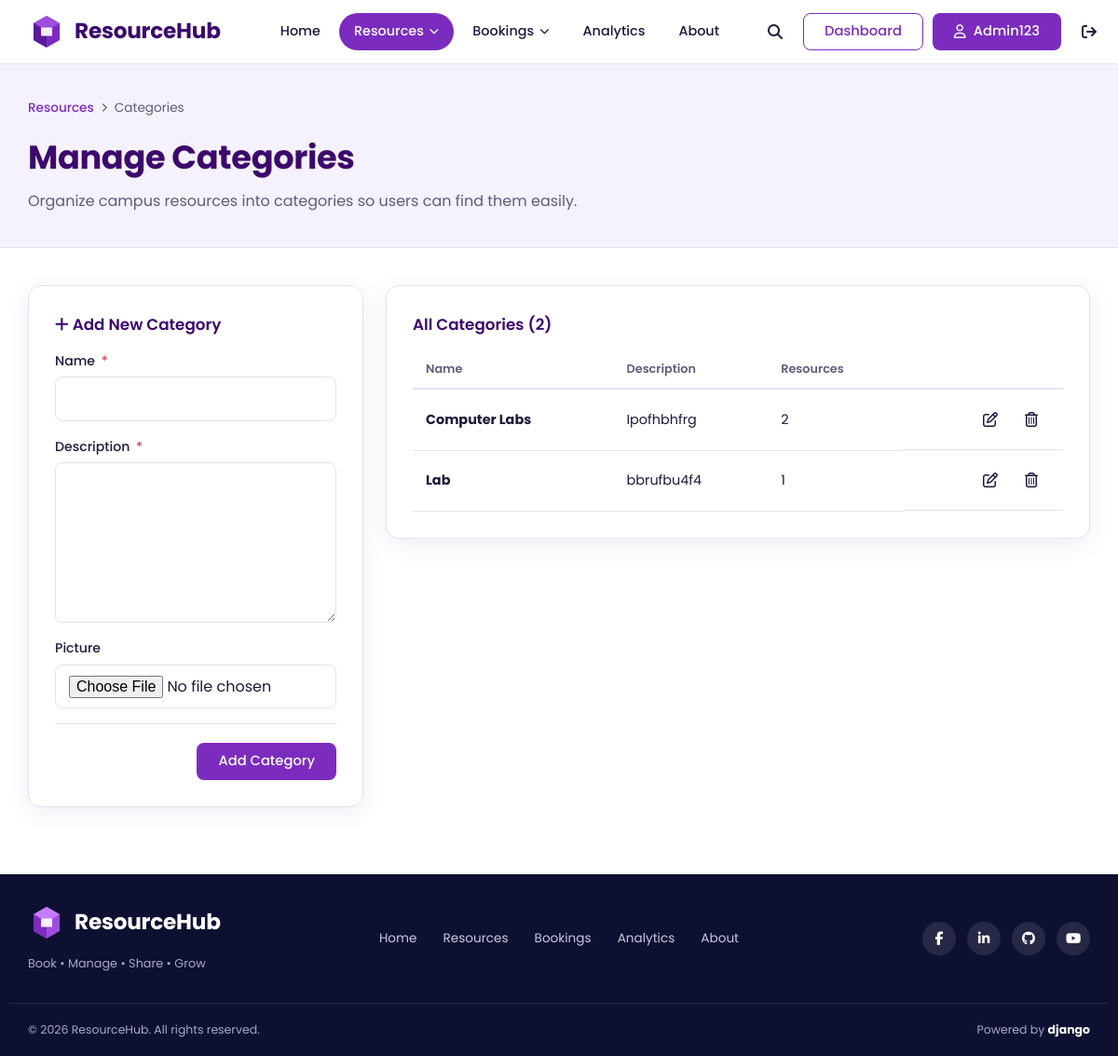
Page /resources/categories/ (signed in) on the earlier database version.
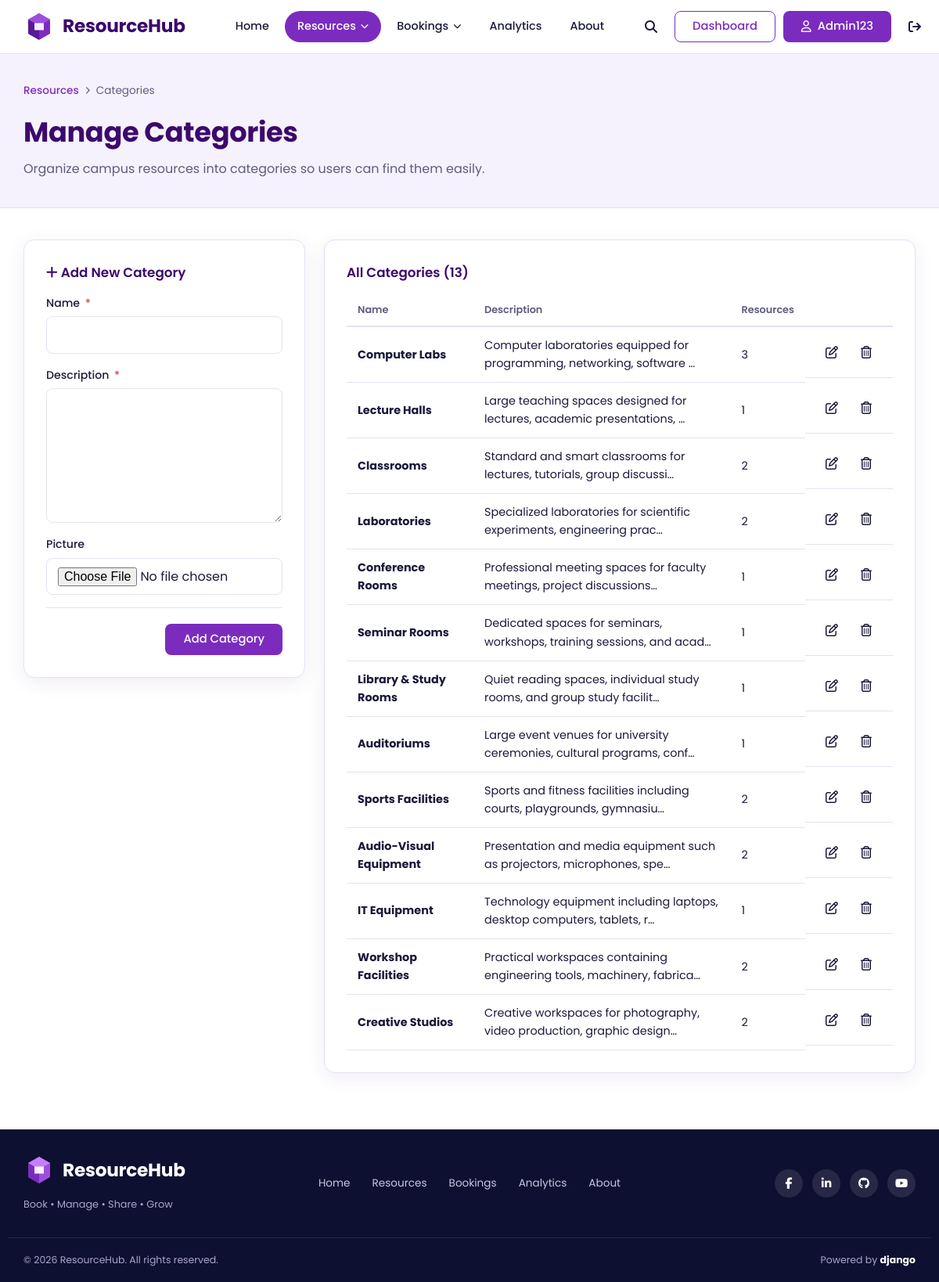
Same page on the later database version.
### resources/models.py (models this page shows, shortened)
class ResourceCategory(models.Model):
    name = models.CharField(max_length=100)
    description = models.TextField()
    picture = models.ImageField(
        upload_to='categories/',
        blank=True,
        null=True
    )

### resources/views.py (the view)
@login_required
@admin_only
def category_list(request):
    edit_id = request.GET.get("edit")
    category = None
    if edit_id:
        category = get_object_or_404(
            ResourceCategory,
            pk=edit_id
        )
    if request.method == "POST":
        print("FILES:", request.FILES)   # temporary debug, remove later
        print("POST:", request.POST)     # temporary debug, remove later
        form = ResourceCategoryForm(
            request.POST,
            request.FILES,
            instance=category
        )
        if form.is_valid():
            form.save()
            if category:
                messages.success(
                    request,
                    "Category updated successfully!"
                )
            else:
                messages.success(
                    request,
                    "Category created successfully!"
                )
            return redirect("resources:category_list")
        else:
            print("ERRORS:", form.errors)   # temporary debug, remove later
    else:
        form = ResourceCategoryForm(instance=category)
    categories = ResourceCategory.objects.all()
    return render(request, "resources/category_management.html", {
        "categories": categories,
        "form": form,
        "editing": category is not None,
    })

### resources/forms.py
class ResourceCategoryForm(forms.ModelForm):
    class Meta:
        model = ResourceCategory
        fields = "__all__"

### resources/views.py (called while the page is built)
def is_admin(user):
    return user.is_authenticated and (
        user.is_superuser or getattr(user, "role", "") == "admin"
    )

### templates/resources/category_management.html (shortened to what the changed rows need)
{% extends 'core/base.html' %}
{% load static %}
{% block extra_css %}
<link rel="stylesheet" href="{% static 'css/resources.css' %}">
{% endblock %}
{% block content %}
<section class="page-head">
    <div class="container">
        <h1>Manage Categories</h1>
    </div>
</section>
<section class="section">
    <div class="container category-layout">
        <div class="panel">
            <h2 class="panel-title">
                {% if editing %}
                    <i class="fa-regular fa-pen-to-square"></i>
                    Edit Category
                {% else %}
                    <i class="fa-solid fa-plus"></i>
                    Add New Category
                {% endif %}
            </h2>
           <form method="post" enctype="multipart/form-data" novalidate>
                {% for field in form %}
                    <div class="form-field
                        {% if field.errors %}has-error{% endif %}">
                        <label for="{{ field.id_for_label }}">
                            {{ field.label }}
                            {% if field.field.required %}
                                <span class="req">*</span>
                            {% endif %}
                        </label>
                        {{ field }}
                    </div>
                {% endfor %}
            </form>
        </div>
        <div class="panel">
            <h2 class="panel-title">
                All Categories ({{ categories|length }})
            </h2>
            {% if categories %}
                <div class="table-wrap">
                    <table class="data-table">
                        <thead>
                            <tr>
                                <th scope="col">
                                    Name
                                </th>
                                <th scope="col">
                                    Description
                                </th>
                                <th scope="col">
                                    Resources
                                </th>
                                <th scope="col">
                                </th>
                            </tr>
                        </thead>
                        <tbody>
                            {% for cat in categories %}
                                <tr>
                                    <td data-label="Name">
                                        <strong>
                                            {{ cat.name }}
                                        </strong>
                                    </td>
                                    <td data-label="Description">
                                        {{ cat.description|default:"No description"|truncatechars:70 }}
                                    </td>
                                    <td data-label="Resources">
                                        {{ cat.resource_set.count }}
                                    </td>
                                    <td class="row-actions">
                                        <a class="icon-btn"
                                           href="{% url 'resources:category_list' %}?edit={{ cat.pk }}"
                                           aria-label="Edit {{ cat.name }}"
                                           title="Edit">
                                            <i class="fa-regular fa-pen-to-square"
                                               aria-hidden="true"></i>
                                        </a>
                                        <form method="post"
                                              action="{% url 'resources:category_delete' cat.pk %}"
                                              onsubmit="return confirm('Are you sure you want to delete this category?');">
                                            <button type="submit"
                                                    class="icon-btn icon-danger"
                                                    aria-label="Delete {{ cat.name }}"
                                                    title="Delete">
                                                <i class="fa-regular fa-trash-can"
                                                   aria-hidden="true"></i>
                                            </button>
                                        </form>
                                    </td>
                                </tr>
                            {% endfor %}
                        </tbody>
                    </table>
                </div>
            {% endif %}
        </div>
    </div>
</section>
{% endblock %}

Differences in the rows shown:
removed ResourceCategory: name "Computer Labs", description "Ipofhbhfrg", resource_set.count "2"
removed ResourceCategory: name "Lab", description "bbrufbu4f4", resource_set.count "1"
added ResourceCategory: name "Computer Labs", description "Computer laboratories equipped for programming, networking, software …", resource_set.count "3"
added ResourceCategory: name "Lecture Halls", description "Large teaching spaces designed for lectures, academic presentations, …", resource_set.count "1"
added ResourceCategory: name "Classrooms", description "Standard and smart classrooms for lectures, tutorials, group discussi…", resource_set.count "2"
added ResourceCategory: name "Laboratories", description "Specialized laboratories for scientific experiments, engineering prac…", resource_set.count "2"
added ResourceCategory: name "Conference Rooms", description "Professional meeting spaces for faculty meetings, project discussions…", resource_set.count "1"
added ResourceCategory: name "Seminar Rooms", description "Dedicated spaces for seminars, workshops, training sessions, and acad…", resource_set.count "1"
added ResourceCategory: name "Library & Study Rooms", description "Quiet reading spaces, individual study rooms, and group study facilit…", resource_set.count "1"
added ResourceCategory: name "Auditoriums", description "Large event venues for university ceremonies, cultural programs, conf…", resource_set.count "1"
added ResourceCategory: name "Sports Facilities", description "Sports and fitness facilities including courts, playgrounds, gymnasiu…", resource_set.count "2"
added ResourceCategory: name "Audio-Visual Equipment", description "Presentation and media equipment such as projectors, microphones, spe…", resource_set.count "2"
added ResourceCategory: name "IT Equipment", description "Technology equipment including laptops, desktop computers, tablets, r…", resource_set.count "1"
added ResourceCategory: name "Workshop Facilities", description "Practical workspaces containing engineering tools, machinery, fabrica…", resource_set.count "2"
added ResourceCategory: name "Creative Studios", description "Creative workspaces for photography, video production, graphic design…", resource_set.count "2"
Other differences:
{{ categories|length }}: "2" → "13"
